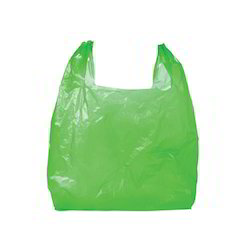
#> input picture Pb.jpg, 250 x 250 px, given in place of the camera
$ python Gradient.py   (older library calls are emulated)
#> lines starting #> are read from the running program, lines starting #| are printed output that depends on the picture; after the words box and inside, x2 and y2 are one past the last pixel; in counts of white or black regions, pixels touching at a corner belong together
import cv2
import numpy as np

cap=cv2.VideoCapture(0)

while True:
	_,frame = cap.read()
#> frame is the input picture: shape (250, 250, 3); mean B, G, R 203.4, 234.6, 208.6
	Black=cv2.cvtColor(frame,cv2.COLOR_BGR2GRAY)
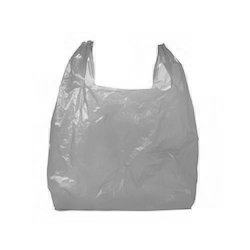
#> Black: shape (250, 250); min 94, max 255, mean 223.3
	laplacian=cv2.Laplacian(Black, cv2.CV_64F)
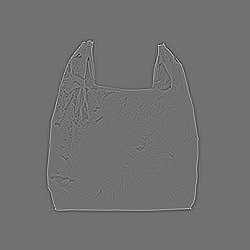
#> laplacian: shape (250, 250) float64; min -192, max 240, mean 0; drawn with min black and max white
	sobelx=cv2.Sobel(Black,cv2.CV_64F,1,0,ksize=5)
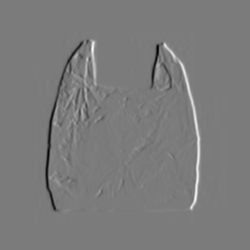
#> sobelx: shape (250, 250) float64; min -6200, max 6563, mean 0; drawn with min black and max white
	sobely=cv2.Sobel(Black,cv2.CV_64F,0,1,ksize=5)
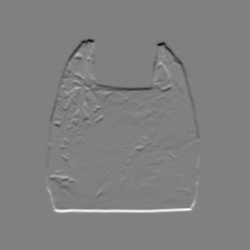
#> sobely: shape (250, 250) float64; min -6601, max 6485, mean 0; drawn with min black and max white


	cv2.imshow('Original',frame)
	cv2.imshow('Laplacian',laplacian)
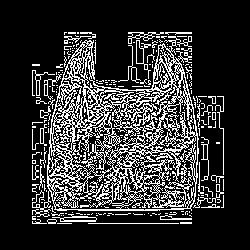
#> window 'Laplacian': shape (250, 250); 19.8% white in thin lines or dots, all inside (x1, y1, x2, y2) = (32, 32, 224, 224)
	cv2.imshow('sobelx',sobelx)
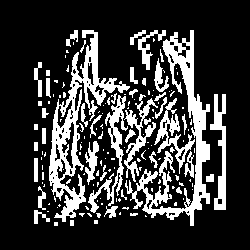
#> window 'sobelx': shape (250, 250); 22.5% white; 148 white regions (105 under 20 px), largest, box (x1, y1, x2, y2) and area: (125, 30, 210, 226) 3661, (49, 30, 130, 222) 3568, (88, 95, 128, 213) 1033
	cv2.imshow('sobely',sobely)
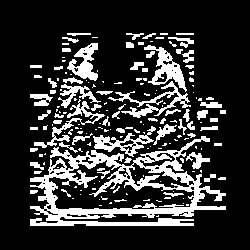
#> window 'sobely': shape (250, 250); 20.5% white; 174 white regions (108 under 20 px), largest, box (x1, y1, x2, y2) and area: (30, 136, 226, 226) 5854, (108, 81, 191, 118) 708, (144, 45, 187, 92) 697


	k = cv2.waitKey(5)&0xFF
#> (key Esc is pressed here)
	if cv2.waitKey(2) & 0xFF == ord(' '):
#> (key Esc is pressed here)
		break

cv2.destroyAllWindows()
cap.release()
